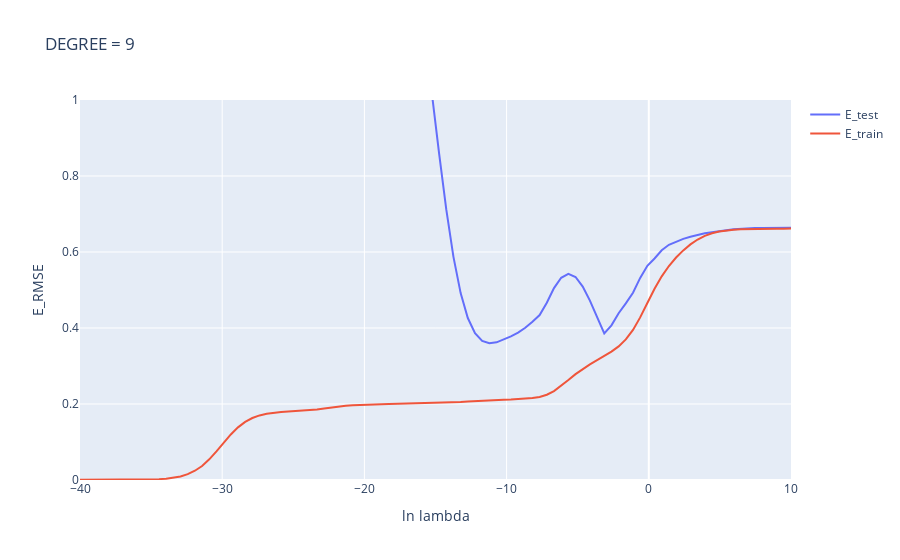

This figure's notebook cell:
### Code cell
fig = go.Figure()
fig.add_trace(go.Scatter(x=log_e_lamda, y=E_test ,mode='lines', name='E_test'))
fig.add_trace(go.Scatter(x=log_e_lamda, y=E_train ,mode='lines', name='E_train'))
fig.update_layout(
    title=f'DEGREE = 9',
    xaxis_title='ln lambda',
    yaxis_title='E_RMSE',
    yaxis_range=[0,1]
    )
fig.show()
